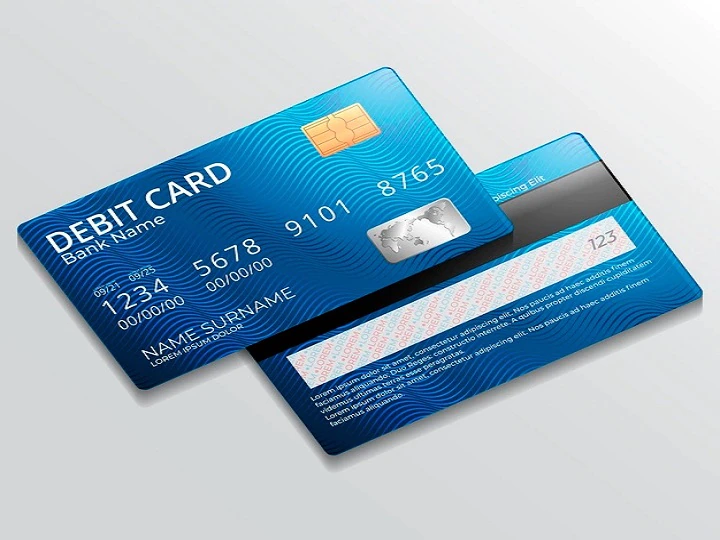
#> input picture cards.png, 720 x 540 px
$ python opencv6.py
#> lines starting #> are read from the running program, lines starting #| are printed output that depends on the picture
import cv2 as cv
import numpy as np
#img=cv.imread("cards.png")

#imgResize=cv.resize(img,(100,70))

#the rgb config and channnel must be exactly same
#rgb and gray cannot be stacked together
#for horizontal placing another image
#hor=np.hstack((imgResize,imgResize))

#for vertical placing another image
#var1=np.vstack((hor,hor))

#if we want to place more
#var=np.vstack((hor,hor,hor,hor,hor,hor))

#to overcome the problem of rgb and grey all stacking together, we can define a function

def stackImages(scale,imgArray):
    rows = len(imgArray)
    cols = len(imgArray[0])
    rowsAvailable = isinstance(imgArray[0], list)
    width = imgArray[0][0].shape[1]
    height = imgArray[0][0].shape[0]
    if rowsAvailable:
        for x in range ( 0, rows):
            for y in range(0, cols):
                if imgArray[x][y].shape[:2] == imgArray[0][0].shape [:2]:
                    imgArray[x][y] = cv.resize(imgArray[x][y], (0, 0), None, scale, scale)
                else:
                    imgArray[x][y] = cv.resize(imgArray[x][y], (imgArray[0][0].shape[1], imgArray[0][0].shape[0]), None, scale, scale)
                if len(imgArray[x][y].shape) == 2: imgArray[x][y]= cv.cvtColor( imgArray[x][y], cv.COLOR_GRAY2BGR)
        imageBlank = np.zeros((height, width, 3), np.uint8)
        hor = [imageBlank]*rows
        hor_con = [imageBlank]*rows
        for x in range(0, rows):
            hor[x] = np.hstack(imgArray[x])
        ver = np.vstack(hor)
    else:
        for x in range(0, rows):
            if imgArray[x].shape[:2] == imgArray[0].shape[:2]:
                imgArray[x] = cv.resize(imgArray[x], (0, 0), None, scale, scale)
            else:
                imgArray[x] = cv.resize(imgArray[x], (imgArray[0].shape[1], imgArray[0].shape[0]), None,scale, scale)
            if len(imgArray[x].shape) == 2: imgArray[x] = cv.cvtColor(imgArray[x], cv.COLOR_GRAY2BGR)
        hor= np.hstack(imgArray)
        ver = hor
    return ver

img = cv.imread('cards.png')
#> img is the input picture: shape (540, 720, 3); mean B, G, R 197.4, 181.2, 156
imgGray = cv.cvtColor(img,cv.COLOR_BGR2GRAY)
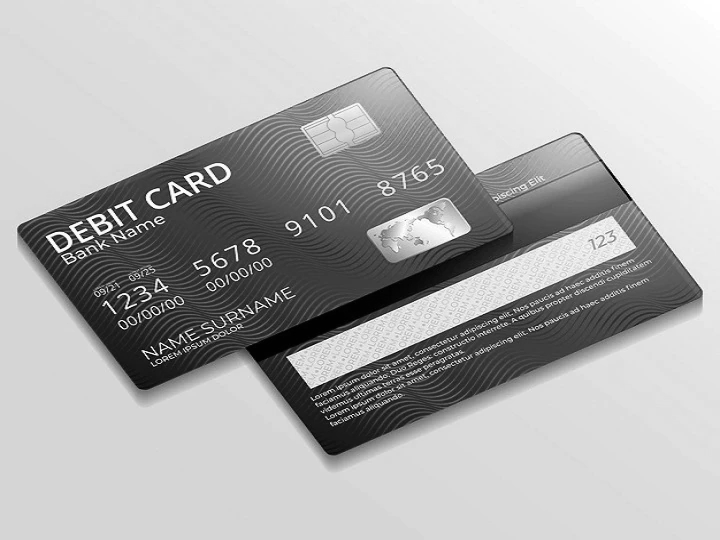
#> imgGray: shape (540, 720); min 0, max 255, mean 175.6

imgStack = stackImages(0.5,([img,imgGray,img],[img,img,img]))
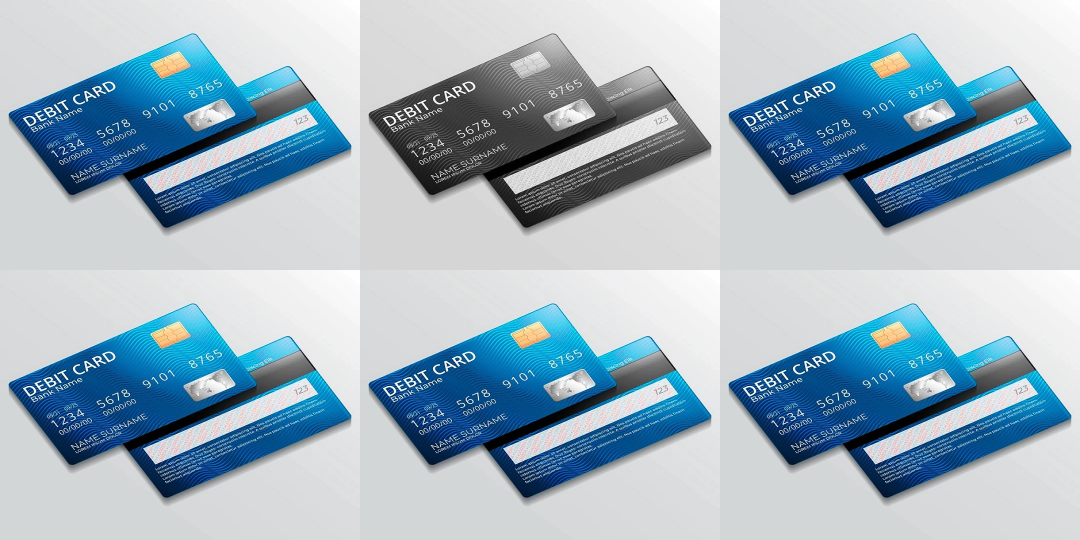
#> imgStack: shape (540, 1080, 3); mean B, G, R 193.8, 180.3, 159.3

cv.imshow("ImageStack",imgStack)


#cv.imshow("cards",hor)
#cv.imshow("var",var)

cv.waitKey(0)
